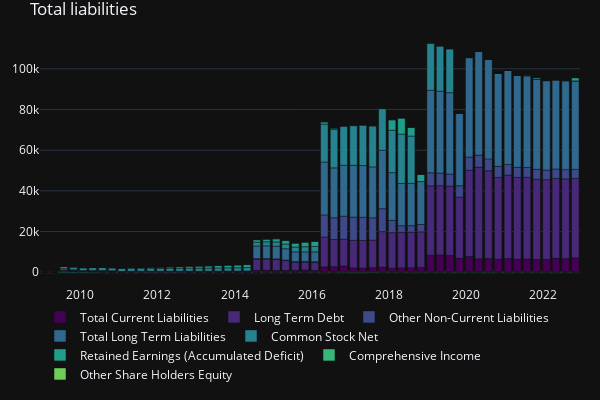

Source (notebook cell):
### Code cell
liabilities_stackplot = create_stacker_bar(balance[[
    'Total Current Liabilities'
    ,'Long Term Debt'
    ,'Other Non-Current Liabilities'
    ,'Total Long Term Liabilities'
    ,'Common Stock Net'
    ,'Retained Earnings (Accumulated Deficit)'
    ,'Comprehensive Income'
    ,'Other Share Holders Equity'
    ]], title_='Total liabilities')

### Figure 1 — Plotly figure (JSON) as saved in the notebook; plotly's stock layout.template omitted (floating-point values rounded to 4 significant figures)
{"data": [{"alignmentgroup": "True", "hovertemplate": "field_name=Total Current Liabilities<br>index=%{x}<br>value=%{y}<extra></extra>", "legendgroup": "Total Current Liabilities", "marker": {"color": "#440154", "pattern": {"shape": ""}}, "name": "Total Current Liabilities", "offsetgroup": "Total Current Liabilities", "orientation": "v", "showlegend": true, "textposition": "auto", "type": "bar", "x": ["2022-10-31", "2022-07-31", "2022-04-30", "2022-01-31", "2021-10-31", "2021-07-31", "2021-04-30", "2021-01-31", "2020-10-31", "2020-07-31", "2020-04-30", "2020-01-31", "2019-10-31", "2019-07-31", "2019-04-30", "2019-01-31", "2018-10-31", "2018-07-31", "2018-04-30", "2018-01-31", "2017-10-31", "2017-07-31", "2017-04-30", "2017-01-31", "2016-10-31", "2016-07-31", "2016-04-30", "2016-01-31", "2015-10-31", "2015-07-31", "2015-04-30", "2015-01-31", "2014-10-31", "2014-07-31", "2014-04-30", "2014-01-31", "2013-10-31", "2013-07-31", "2013-04-30", "2013-01-31", "2012-10-31", "2012-07-31", "2012-04-30", "2012-01-31", "2011-10-31", "2011-07-31", "2011-04-30", "2011-01-31", "2010-10-31", "2010-07-31", "2010-04-30", "2010-01-31", "2009-10-31", "2009-07-31", "2009-04-30", "2009-01-31"], "xaxis": "x", "y": [7052, 6702, 6910, 6287, 6281, 6501, 6436, 6694, 6371, 6702, 6601, 7739, 6899, 8282, 8503, 8349, 2338, 2187, 2124, 1970, 2529, 2218, 2052, 2122, 3078, 2728, 2651, 862, 1119, 952, 906, 845, 1016, 940, 416, 364, 414, 380, 330, 277, 346, 342, 356, 314, 350, 311, 296, 237, 565, 285, 281, 248, 633, 251, 0, 0], "yaxis": "y"}, {"alignmentgroup": "True", "hovertemplate": "field_name=Long Term Debt<br>index=%{x}<br>value=%{y}<extra></extra>", "legendgroup": "Long Term Debt", "marker": {"color": "#482878", "pattern": {"shape": ""}}, "name": "Long Term Debt", "offsetgroup": "Long Term Debt", "orientation": "v", "showlegend": true, "textposition": "auto", "type": "bar", "x": ["2022-10-31", "2022-07-31", "2022-04-30", "2022-01-31", "2021-10-31", "2021-07-31", "2021-04-30", "2021-01-31", "2020-10-31", "2020-07-31", "2020-04-30", "2020-01-31", "2019-10-31", "2019-07-31", "2019-04-30", "2019-01-31", "2018-10-31", "2018-07-31", "2018-04-30", "2018-01-31", "2017-10-31", "2017-07-31", "2017-04-30", "2017-01-31", "2016-10-31", "2016-07-31", "2016-04-30", "2016-01-31", "2015-10-31", "2015-07-31", "2015-04-30", "2015-01-31", "2014-10-31", "2014-07-31", "2014-04-30", "2014-01-31", "2013-10-31", "2013-07-31", "2013-04-30", "2013-01-31", "2012-10-31", "2012-07-31", "2012-04-30", "2012-01-31", "2011-10-31", "2011-07-31", "2011-04-30", "2011-01-31", "2010-10-31", "2010-07-31", "2010-04-30", "2010-01-31", "2009-10-31", "2009-07-31", "2009-04-30", "2009-01-31"], "xaxis": "x", "y": [39075, 39191, 39164, 39205, 39440, 40178, 40160, 41068, 40235, 43201, 45044, 42407, 30011, 34028, 34011, 34104, 17493, 17487, 17481, 17475, 17431, 13572, 13567, 13562, 13188, 13381, 14664, 3892, 3826, 3915, 4852, 5454, 5463, 5472, 0, 1, 0, 1, 2, 2, 2, 2, 3, 3, 4, 4, 4, 5, 4, 234, 234, 232, 233, 703, 0, 0], "yaxis": "y"}, {"alignmentgroup": "True", "hovertemplate": "field_name=Other Non-Current Liabilities<br>index=%{x}<br>value=%{y}<extra></extra>", "legendgroup": "Other Non-Current Liabilities", "marker": {"color": "#3e4989", "pattern": {"shape": ""}}, "name": "Other Non-Current Liabilities", "offsetgroup": "Other Non-Current Liabilities", "orientation": "v", "showlegend": true, "textposition": "auto", "type": "bar", "x": ["2022-10-31", "2022-07-31", "2022-04-30", "2022-01-31", "2021-10-31", "2021-07-31", "2021-04-30", "2021-01-31", "2020-10-31", "2020-07-31", "2020-04-30", "2020-01-31", "2019-10-31", "2019-07-31", "2019-04-30", "2019-01-31", "2018-10-31", "2018-07-31", "2018-04-30", "2018-01-31", "2017-10-31", "2017-07-31", "2017-04-30", "2017-01-31", "2016-10-31", "2016-07-31", "2016-04-30", "2016-01-31", "2015-10-31", "2015-07-31", "2015-04-30", "2015-01-31", "2014-10-31", "2014-07-31", "2014-04-30", "2014-01-31", "2013-10-31", "2013-07-31", "2013-04-30", "2013-01-31", "2012-10-31", "2012-07-31", "2012-04-30", "2012-01-31", "2011-10-31", "2011-07-31", "2011-04-30", "2011-01-31", "2010-10-31", "2010-07-31", "2010-04-30", "2010-01-31", "2009-10-31", "2009-07-31", "2009-04-30", "2009-01-31"], "xaxis": "x", "y": [4413, 4530, 4655, 4738, 4860, 4834, 4962, 5211, 5426, 5810, 5933, 6464, 5613, 5954, 6230, 6433, 3636, 3246, 3264, 6018, 11272, 10945, 11379, 11405, 11293, 10671, 10855, 433, 381, 373, 232, 274, 263, 271, 101, 115, 53, 97, 96, 95, 95, 82, 85, 87, 86, 88, 86, 85, 83, 68, 67, 65, 64, 63, 0, 0], "yaxis": "y"}, {"alignmentgroup": "True", "hovertemplate": "field_name=Total Long Term Liabilities<br>index=%{x}<br>value=%{y}<extra></extra>", "legendgroup": "Total Long Term Liabilities", "marker": {"color": "#31688e", "pattern": {"shape": ""}}, "name": "Total Long Term Liabilities", "offsetgroup": "Total Long Term Liabilities", "orientation": "v", "showlegend": true, "textposition": "auto", "type": "bar", "x": ["2022-10-31", "2022-07-31", "2022-04-30", "2022-01-31", "2021-10-31", "2021-07-31", "2021-04-30", "2021-01-31", "2020-10-31", "2020-07-31", "2020-04-30", "2020-01-31", "2019-10-31", "2019-07-31", "2019-04-30", "2019-01-31", "2018-10-31", "2018-07-31", "2018-04-30", "2018-01-31", "2017-10-31", "2017-07-31", "2017-04-30", "2017-01-31", "2016-10-31", "2016-07-31", "2016-04-30", "2016-01-31", "2015-10-31", "2015-07-31", "2015-04-30", "2015-01-31", "2014-10-31", "2014-07-31", "2014-04-30", "2014-01-31", "2013-10-31", "2013-07-31", "2013-04-30", "2013-01-31", "2012-10-31", "2012-07-31", "2012-04-30", "2012-01-31", "2011-10-31", "2011-07-31", "2011-04-30", "2011-01-31", "2010-10-31", "2010-07-31", "2010-04-30", "2010-01-31", "2009-10-31", "2009-07-31", "2009-04-30", "2009-01-31"], "xaxis": "x", "y": [43488, 43748, 43846, 43969, 44327, 45039, 45149, 46305, 45688, 49039, 51005, 48899, 35653, 39982, 40241, 40537, 21129, 20733, 20745, 23493, 28703, 25020, 25454, 25485, 25012, 24520, 25994, 4794, 4682, 4755, 5565, 6224, 6232, 6224, 101, 116, 115, 98, 98, 97, 97, 84, 88, 90, 90, 92, 90, 90, 87, 302, 301, 297, 297, 766, 0, 0], "yaxis": "y"}, {"alignmentgroup": "True", "hovertemplate": "field_name=Common Stock Net<br>index=%{x}<br>value=%{y}<extra></extra>", "legendgroup": "Common Stock Net", "marker": {"color": "#26828e", "pattern": {"shape": ""}}, "name": "Common Stock Net", "offsetgroup": "Common Stock Net", "orientation": "v", "showlegend": true, "textposition": "auto", "type": "bar", "x": ["2022-10-31", "2022-07-31", "2022-04-30", "2022-01-31", "2021-10-31", "2021-07-31", "2021-04-30", "2021-01-31", "2020-10-31", "2020-07-31", "2020-04-30", "2020-01-31", "2019-10-31", "2019-07-31", "2019-04-30", "2019-01-31", "2018-10-31", "2018-07-31", "2018-04-30", "2018-01-31", "2017-10-31", "2017-07-31", "2017-04-30", "2017-01-31", "2016-10-31", "2016-07-31", "2016-04-30", "2016-01-31", "2015-10-31", "2015-07-31", "2015-04-30", "2015-01-31", "2014-10-31", "2014-07-31", "2014-04-30", "2014-01-31", "2013-10-31", "2013-07-31", "2013-04-30", "2013-01-31", "2012-10-31", "2012-07-31", "2012-04-30", "2012-01-31", "2011-10-31", "2011-07-31", "2011-04-30", "2011-01-31", "2010-10-31", "2010-07-31", "2010-04-30", "2010-01-31", "2009-10-31", "2009-07-31", "2009-04-30", "2009-01-31"], "xaxis": "x", "y": [0, 0, 0, 0, 0, 0, 0, 0, 0, 0, 0, 0, 0, 21619, 22288, 23081, 0, 23291, 24305, 20851, 20505, 20180, 19869, 19504, 19241, 18926, 18659, 2699, 2547, 2403, 2319, 2131, 2009, 1875, 1694, 1622, 1587, 1538, 1518, 1493, 1479, 1456, 1442, 1416, 1479, 1472, 1518, 1487, 1450, 1435, 1425, 1402, 1393, 1084, 0, 0], "yaxis": "y"}, {"alignmentgroup": "True", "hovertemplate": "field_name=Retained Earnings (Accumulated Deficit)<br>index=%{x}<br>value=%{y}<extra></extra>", "legendgroup": "Retained Earnings (Accumulated Deficit)", "marker": {"color": "#1f9e89", "pattern": {"shape": ""}}, "name": "Retained Earnings (Accumulated Deficit)", "offsetgroup": "Retained Earnings (Accumulated Deficit)", "orientation": "v", "showlegend": true, "textposition": "auto", "type": "bar", "x": ["2022-10-31", "2022-07-31", "2022-04-30", "2022-01-31", "2021-10-31", "2021-07-31", "2021-04-30", "2021-01-31", "2020-10-31", "2020-07-31", "2020-04-30", "2020-01-31", "2019-10-31", "2019-07-31", "2019-04-30", "2019-01-31", "2018-10-31", "2018-07-31", "2018-04-30", "2018-01-31", "2017-10-31", "2017-07-31", "2017-04-30", "2017-01-31", "2016-10-31", "2016-07-31", "2016-04-30", "2016-01-31", "2015-10-31", "2015-07-31", "2015-04-30", "2015-01-31", "2014-10-31", "2014-07-31", "2014-04-30", "2014-01-31", "2013-10-31", "2013-07-31", "2013-04-30", "2013-01-31", "2012-10-31", "2012-07-31", "2012-04-30", "2012-01-31", "2011-10-31", "2011-07-31", "2011-04-30", "2011-01-31", "2010-10-31", "2010-07-31", "2010-04-30", "2010-01-31", "2009-10-31", "2009-07-31", "2009-04-30", "2009-01-31"], "xaxis": "x", "y": [1604, 0, 0, 0, 748, 320, 0, 0, 0, 0, 0, 0, 0, 0, 0, 259, 3487, 4267, 7868, 5132, -129, -245, -311, -337, -215, 619, 1116, 2495, 2240, 1927, 1791, 1546, 1284, 1230, 1467, 1377, 1305, 1190, 1100, 1034, 951, 831, 723, 621, 525, 398, 276, 161, 59, -105, -228, -318, -356, -335, 0, 0], "yaxis": "y"}, {"alignmentgroup": "True", "hovertemplate": "field_name=Comprehensive Income<br>index=%{x}<br>value=%{y}<extra></extra>", "legendgroup": "Comprehensive Income", "marker": {"color": "#35b779", "pattern": {"shape": ""}}, "name": "Comprehensive Income", "offsetgroup": "Comprehensive Income", "orientation": "v", "showlegend": true, "textposition": "auto", "type": "bar", "x": ["2022-10-31", "2022-07-31", "2022-04-30", "2022-01-31", "2021-10-31", "2021-07-31", "2021-04-30", "2021-01-31", "2020-10-31", "2020-07-31", "2020-04-30", "2020-01-31", "2019-10-31", "2019-07-31", "2019-04-30", "2019-01-31", "2018-10-31", "2018-07-31", "2018-04-30", "2018-01-31", "2017-10-31", "2017-07-31", "2017-04-30", "2017-01-31", "2016-10-31", "2016-07-31", "2016-04-30", "2016-01-31", "2015-10-31", "2015-07-31", "2015-04-30", "2015-01-31", "2014-10-31", "2014-07-31", "2014-04-30", "2014-01-31", "2013-10-31", "2013-07-31", "2013-04-30", "2013-01-31", "2012-10-31", "2012-07-31", "2012-04-30", "2012-01-31", "2011-10-31", "2011-07-31", "2011-04-30", "2011-01-31", "2010-10-31", "2010-07-31", "2010-04-30", "2010-01-31", "2009-10-31", "2009-07-31", "2009-04-30", "2009-01-31"], "xaxis": "x", "y": [-54, -114, -115, -115, -116, -106, -106, -107, -108, -131, -131, -132, -140, -116, -116, -116, -115, -106, -106, -82, -91, -133, -133, -134, -134, -72, -73, -73, -73, -49, -49, -49, -50, -7, -7, -7, -6, -2, -7, -9, -11, 2, 2, 3, 2, 0, -3, -4, -4, 3, 3, 3, 3, 9, 0, 0], "yaxis": "y"}, {"alignmentgroup": "True", "hovertemplate": "field_name=Other Share Holders Equity<br>index=%{x}<br>value=%{y}<extra></extra>", "legendgroup": "Other Share Holders Equity", "marker": {"color": "#6ece58", "pattern": {"shape": ""}}, "name": "Other Share Holders Equity", "offsetgroup": "Other Share Holders Equity", "orientation": "v", "showlegend": true, "textposition": "auto", "type": "bar", "x": ["2022-10-31", "2022-07-31", "2022-04-30", "2022-01-31", "2021-10-31", "2021-07-31", "2021-04-30", "2021-01-31", "2020-10-31", "2020-07-31", "2020-04-30", "2020-01-31", "2019-10-31", "2019-07-31", "2019-04-30", "2019-01-31", "2018-10-31", "2018-07-31", "2018-04-30", "2018-01-31", "2017-10-31", "2017-07-31", "2017-04-30", "2017-01-31", "2016-10-31", "2016-07-31", "2016-04-30", "2016-01-31", "2015-10-31", "2015-07-31", "2015-04-30", "2015-01-31", "2014-10-31", "2014-07-31", "2014-04-30", "2014-01-31", "2013-10-31", "2013-07-31", "2013-04-30", "2013-01-31", "2012-10-31", "2012-07-31", "2012-04-30", "2012-01-31", "2011-10-31", "2011-07-31", "2011-04-30", "2011-01-31", "2010-10-31", "2010-07-31", "2010-04-30", "2010-01-31", "2009-10-31", "2009-07-31", "2009-04-30", "2009-01-31"], "xaxis": "x", "y": [0, 0, 0, 0, 0, 0, 0, 0, 0, 0, 0, 0, 0, 0, 0, 0, 0, 0, 0, 0, 0, 0, 0, 0, 0, 0, 0, 0, 0, 0, 0, 0, 0, 0, 0, 0, 0, 0, 0, 0, 0, 0, 0, 0, 0, 0, 0, 0, 0, 0, 0, 0, 0, 0, 0, 0], "yaxis": "y"}], "layout": {"barmode": "relative", "height": 400, "legend": {"orientation": "h", "title": {}, "tracegroupgap": 0, "xanchor": "left", "y": -0.4, "yanchor": "bottom"}, "margin": {"b": 20, "l": 20, "r": 20, "t": 30}, "title": {"text": "Total liabilities"}, "width": 600, "xaxis": {"anchor": "y", "domain": [0, 1], "title": {}}, "yaxis": {"anchor": "x", "domain": [0, 1], "title": {}}}}
